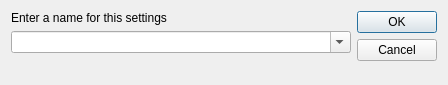
<?xml version="1.0" encoding="UTF-8"?>
<ui version="4.0">
 <class>SettingsNameDialog</class>
 <widget class="QDialog" name="SettingsNameDialog">
  <property name="geometry">
   <rect>
    <x>0</x>
    <y>0</y>
    <width>448</width>
    <height>85</height>
   </rect>
  </property>
  <property name="windowTitle">
   <string>Dialog</string>
  </property>
  <layout class="QHBoxLayout" name="horizontalLayout">
   <item>
    <layout class="QVBoxLayout" name="verticalLayout">
     <item>
      <widget class="QLabel" name="label">
       <property name="text">
        <string>Enter a name for this settings</string>
       </property>
      </widget>
     </item>
     <item>
      <widget class="QComboBox" name="comboBox">
       <property name="editable">
        <bool>true</bool>
       </property>
      </widget>
     </item>
     <item>
      <spacer name="verticalSpacer">
       <property name="orientation">
        <enum>Qt::Vertical</enum>
       </property>
       <property name="sizeHint" stdset="0">
        <size>
         <width>20</width>
         <height>40</height>
        </size>
       </property>
      </spacer>
     </item>
    </layout>
   </item>
   <item>
    <widget class="QDialogButtonBox" name="buttonBox">
     <property name="orientation">
      <enum>Qt::Vertical</enum>
     </property>
     <property name="standardButtons">
      <set>QDialogButtonBox::Cancel|QDialogButtonBox::Ok</set>
     </property>
    </widget>
   </item>
  </layout>
 </widget>
 <resources/>
 <connections>
  <connection>
   <sender>buttonBox</sender>
   <signal>accepted()</signal>
   <receiver>SettingsNameDialog</receiver>
   <slot>accept()</slot>
   <hints>
    <hint type="sourcelabel">
     <x>248</x>
     <y>254</y>
    </hint>
    <hint type="destinationlabel">
     <x>157</x>
     <y>274</y>
    </hint>
   </hints>
  </connection>
  <connection>
   <sender>buttonBox</sender>
   <signal>rejected()</signal>
   <receiver>SettingsNameDialog</receiver>
   <slot>reject()</slot>
   <hints>
    <hint type="sourcelabel">
     <x>316</x>
     <y>260</y>
    </hint>
    <hint type="destinationlabel">
     <x>286</x>
     <y>274</y>
    </hint>
   </hints>
  </connection>
 </connections>
</ui>
